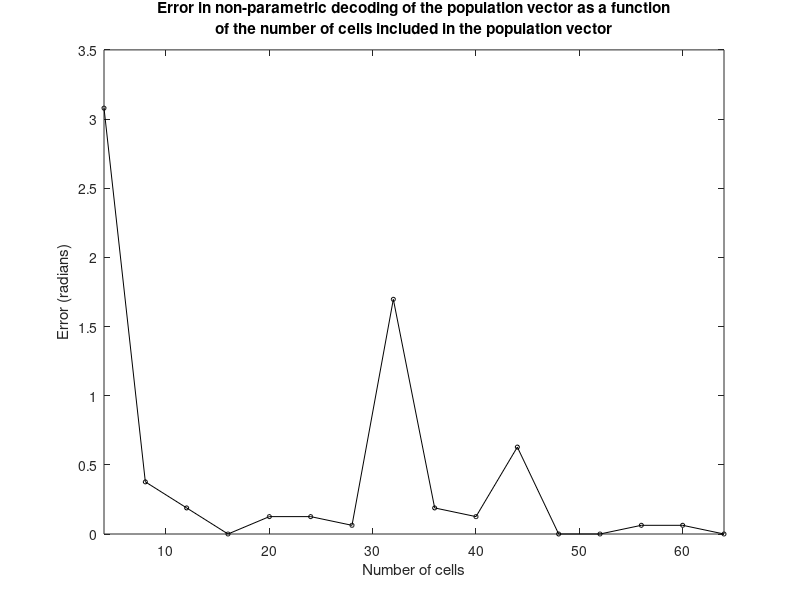

The MATLAB source for this figure:
clear all

%%%%%%%%%%%%%%%%%%%%%%%%%%%%%%%%%%%%%%%%%%%%%%%%%%%%%%%%%%%%%%%%%%%%%%%%%%%%%%%%
%%%%%%%%%%%%%%%%%%%%%%%%%%%%%%% Question 1 %%%%%%%%%%%%%%%%%%%%%%%%%%%%%%%%%%%%%
%%%%%%%%%%%%%%%%%%%%%%%%%%%%%%%%%%%%%%%%%%%%%%%%%%%%%%%%%%%%%%%%%%%%%%%%%%%%%%%%

NeuronCountVector = 4:4:64; % For incrementing the neuron count in the popu vector
Discretization = 10000;
Angles = linspace(-pi,pi,Discretization);
dt = 1/1000;
wave = 1 + 9 * sin(linspace(0,pi,1500));

All_Indices( length(NeuronCountVector), 1) = 0; % Initalize a vector to store
% the index corresponding to max of Decoding for each population vector length

%%%%%%%%%%%%%%%%%%%%%%%%%%%%%%%%%%%%%%%%%%%%%%%%%%%%%%%%%%%%%%%%%%%%%%%%%%%%%%%%
%%%%%%%%%%%%%%%%%%%%%% Encoding and decoding loop for varying %%%%%%%%%%%%%%%%%%
%%%%%%%%%%%%%%%%%%%%%% population vector lengths %%%%%%%%%%%%%%%%%%%%%%%%%%%%%%%
%%%%%%%%%%%%%%%%%%%%%%%%%%%%%%%%%%%%%%%%%%%%%%%%%%%%%%%%%%%%%%%%%%%%%%%%%%%%%%%%

for i=1:length(NeuronCountVector)
  clearvars -except Decoding NeuronCountVector Discretization Angles dt wave i All_Indices
% Use the variables defined in the loop through NeuronCountVector to temporarily
% store values for the purpose of finding Index and populating All_Indices
% Clear them after each iteration

  TuningCurves(1:NeuronCountVector(i), 1:10000) = 1;
  CenterPoints = round(linspace(1000,9000,NeuronCountVector(i)));

  for n=1:NeuronCountVector(i)
    TuningCurves(n, CenterPoints(n)-750:CenterPoints(n)+749) = wave;
    end

  N = 1; % Set number of trials equal to 1

  for n = 1:NeuronCountVector(i)
    RandVector = rand(Discretization,N);
    Spikes(:,:,n) = (RandVector < (repmat(TuningCurves(n,:)',1,N)) * dt);
  end

    StimInd = 5000;
    for n = 1:NeuronCountVector(i)
      PopulationVector(n) = sum(sum(Spikes((StimInd-50):(StimInd+50),:,n)));
    end


  StimulusSpace = 100:100:10000;

  for m=1:length(StimulusSpace)
    for n=1:NeuronCountVector(i)
        TestingVectors(n,m) = TuningCurves(n, StimulusSpace(m));
    end
    TestingVectors(:,m) = TestingVectors(:,m)/sum(TestingVectors(:,m));
  end

  for m=1:length(StimulusSpace)
    Decoding(i,m)=dot(PopulationVector,TestingVectors(:,m));
  end

  [value,Index] = max(Decoding(i,:));
  All_Indices(i) = Index;
end

%%%%%%%%%%%%%%%%%%%%%%%%%%%%%%%%%%%%%%%%%%%%%%%%%%%%%%%%%%%%%%%%%%%%%%%%%%%%%%%%
%%%%%%%%%%%%%%%%%%%%%%%%% Decoding error calculation %%%%%%%%%%%%%%%%%%%%%%%%%%%
%%%%%%%%%%%%%%%%%%%%%%%%%%%%%%%%%%%%%%%%%%%%%%%%%%%%%%%%%%%%%%%%%%%%%%%%%%%%%%%%

Error(length(NeuronCountVector),1) = 0;
% Initialize the vector Error, which will store the errors for
% using varying lengths of the population vector in the decoding algorithm

for i=1:length(Error)
  Error(i) = abs(Angles(StimInd) - Angles(StimulusSpace(All_Indices(i))));
end

figure
plot(NeuronCountVector,Error, '-ok','MarkerSize',3);
xlabel('Number of cells')
ylabel('Error (radians)')
xlim([4 64])
title({'Error in non-parametric decoding of the population vector as a function',
    'of the number of cells included in the population vector'})
